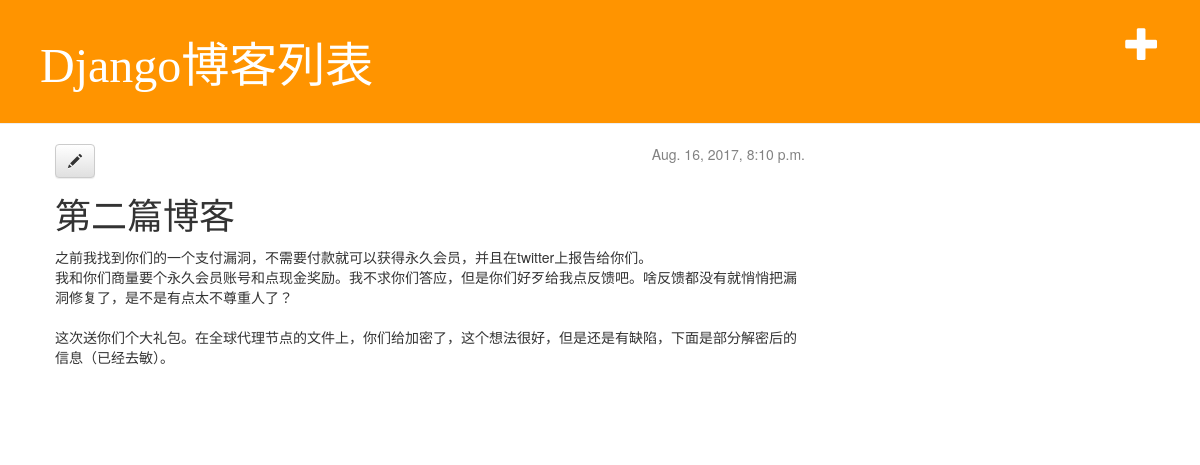
The app's page /post/2/ with its own data.
### auto_api/models.py (models this page shows, shortened)
class Post(models.Model):
    STATUS_CHOICES = (
        ('draft', 'Draft'),
        ('publish', 'Published')
    )
    title = models.CharField(max_length=250)
    slug = models.SlugField(max_length=250, unique_for_date='publish')
    author = models.ForeignKey(User, related_name='blog_posts')
    body = models.TextField()
    publish = models.DateTimeField(default=timezone.now)
    created = models.DateTimeField(auto_now_add=True)
    updated = models.DateTimeField(auto_now=True)
    status = models.CharField(max_length=30, choices=STATUS_CHOICES, default='draft')
    class Meta:
        ordering = ('-publish', )

### auto_api/views.py (the view)
# urls.py: url(r'^post/(?P<pk>[0-9]+)/$', views.post_detail, name='post_detail'),
def post_detail(request, pk):
    post = get_object_or_404(Post, pk=pk)
    return render(request, 'auto_api/post_detail.html', {'post': post})

### auto_api/templates/auto_api/post_detail.html
{% extends 'auto_api/base.html' %}
{% block content %}
    <div class="post">
        {% if post.publish %}
            <div class="date">
                {{ post.publish }}
            </div>
            <a class="btn btn-default" href="{% url 'post_edit' pk=post.pk %}"><span class="glyphicon glyphicon-pencil"></span></a>
            <h1>{{ post.title }}</h1>
            <p>{{ post.body|linebreaksbr }}</p>
        {% endif %}
    </div>
{% endblock content %}

### auto_api/static/css/blog.css (style rules this page uses)
h1, h2, h3, h4 { font-family: 'Lobster', cursive; }
.date { float: right; color: #828282; }
.post { margin-bottom: 70px; }

### records on screen
Post: publish "Aug. 16, 2017, 8:10 p.m.", title "第二篇博客", body "之前我找到你们的一个支付漏洞，不需要付款就可以获得永久会员，并且在twitter上报告给你们。 我和你们商量要个永久会员账号和点现金奖励。我不求你们答应，但是你们好歹给我点反馈吧。啥反馈都没有就悄悄把漏洞修复了，是不是有点太不尊重人了？ 这次送你们个大礼包。在全球代理节点的文件上，你们给加密了，这个想法很好，但是还是有缺陷，下面是部分解密后的信息（已经去敏）。"
